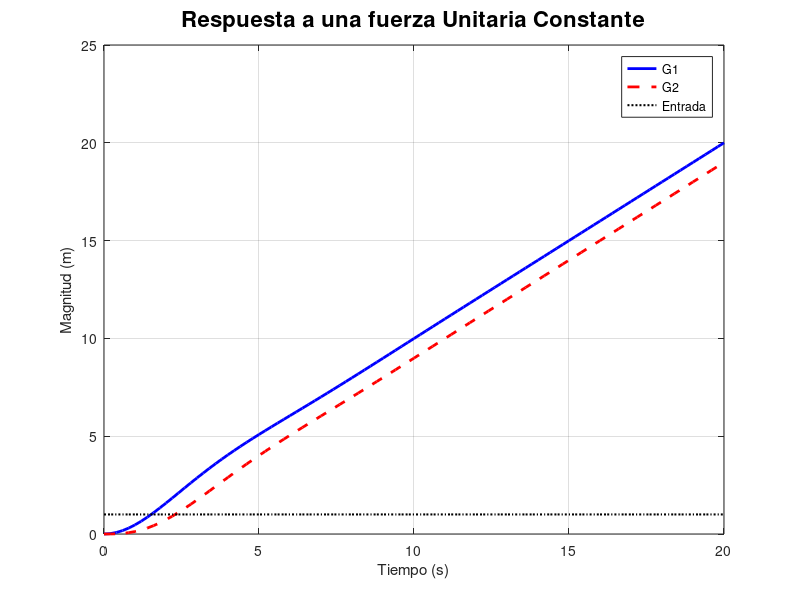

MATLAB code for this plot:
%% Inciso C
close all; clear; clc;

vo = log(2)/0.2;
num1 = [1 1];
den1 = [1 1 1 0];

num2 = 1;
den2 = [1 1 1 0];

G1 = tf(num1, den1);
G2 = tf(num2, den2);

[y1, t] = step(G1);
y2 = step(G2);

u = ones(size(t));

figure;
plot(t, y1, 'b', 'LineWidth', 2); % Respuesta del sistema G1
hold on;
plot(t, y2, 'r--', 'LineWidth', 2); % Respuesta del sistema G2
plot(t, u, 'k:', 'LineWidth', 1.5); % Entrada de fuerza constante
xlabel('Tiempo (s)');
ylabel('Magnitud (m)');
title('Respuesta a una fuerza Unitaria Constante', 'FontSize', 16);
legend('G1', 'G2', 'Entrada');
grid on;


